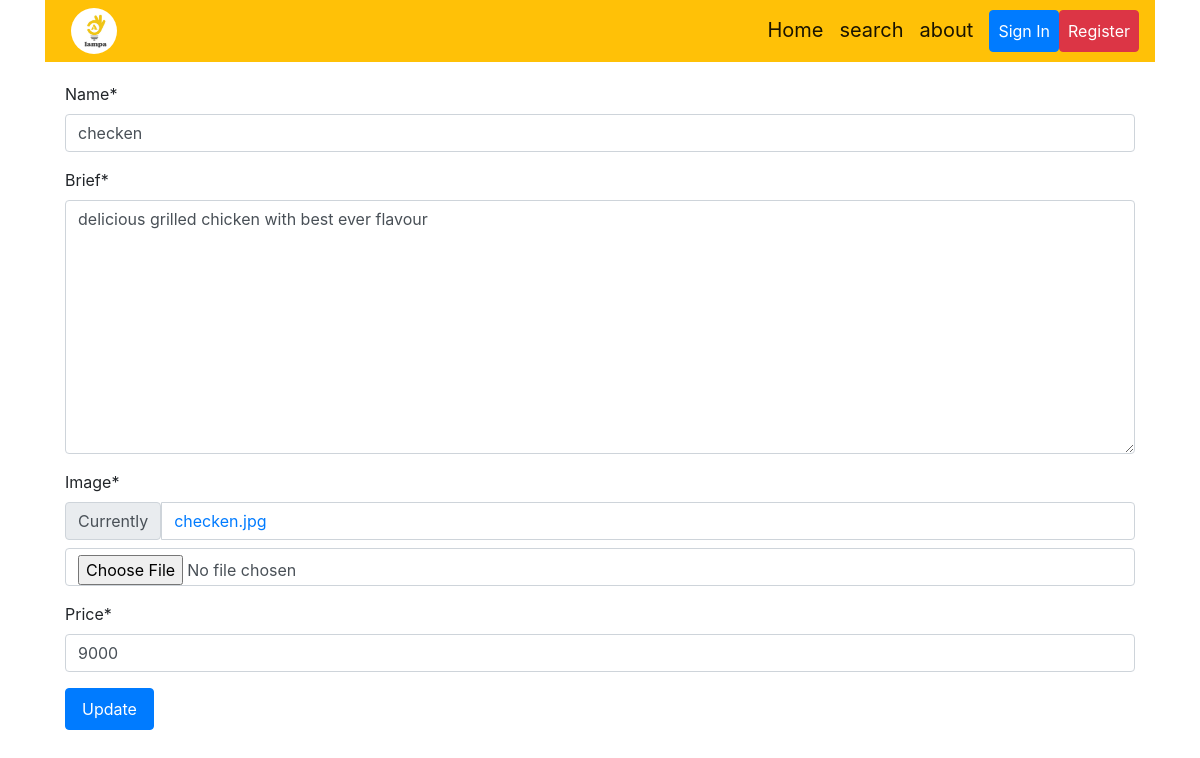
The app's page /update/1/ with its own data.
### mainapp/models.py (models this page shows, shortened)
class products(models.Model):
    adder=models.ForeignKey(User, on_delete=models.CASCADE)
    name=models.CharField(max_length=50)
    brief=models.TextField()
    image=models.ImageField()
    price=models.IntegerField(default=0)
    timeadd=models.DateTimeField(auto_now_add=True)
    class Meta:
        ordering = ['-timeadd']

### mainapp/views.py (the view, shortened to what this page needs)
# urls.py: path('update/<int:id>/',views.update ,name="update" ),
def update(request,id):
    p=models.products.objects.get(id=id)
    init_data = {
     'name': p.name,
     'brief': p.brief,
     'image': p.image,
     'price': p.price
      }
    form=forms.addform(initial=init_data)
    data={'form':form}
    return render(request, 'update.html',data)
    return render(request, 'update.html')

### mainapp/forms.py
class addform(forms.ModelForm):
   class Meta:
        fields = "__all__"
        exclude = ['adder']
        model = models.products

### mainapp/templates/update.html (shortened to what this page needs)
<!DOCTYPE html>
<html lang="en">
<head>
</head>
<body oncontextmenu="return false" class="snippet-body">
  {% include 'navbar.html' %}
  {%load crispy_forms_tags%}
  <div class="row">
    <div class="container">
      {%block content%}
      <form method="POST" enctype="multipart/form-data" class="card-body">
        {{form|crispy}}
        <button class="nav-link btn btn-primary text-white" type="submit">Update</button>
      </form>
      {%endblock content%}
    </div>
</body>
</html>

### records on screen
products: name "checken", brief "delicious grilled chicken with best ever flavour", price "9000"
